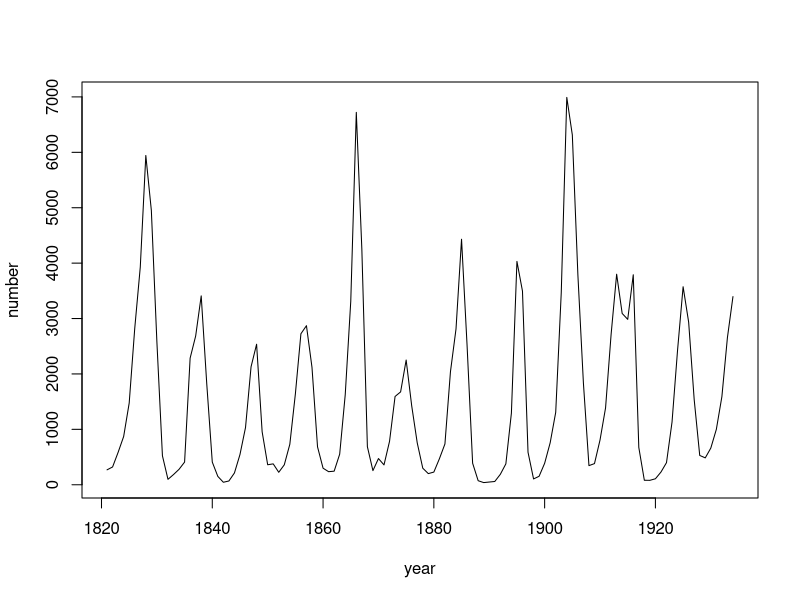
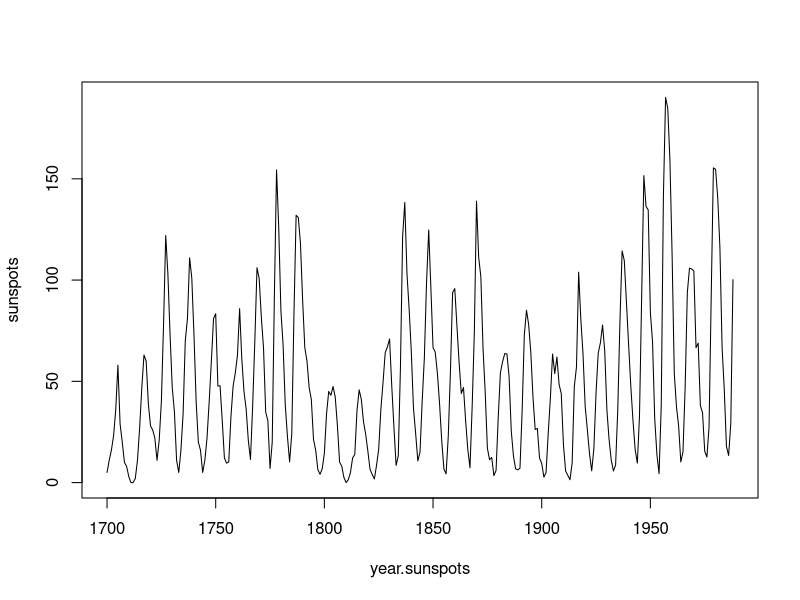
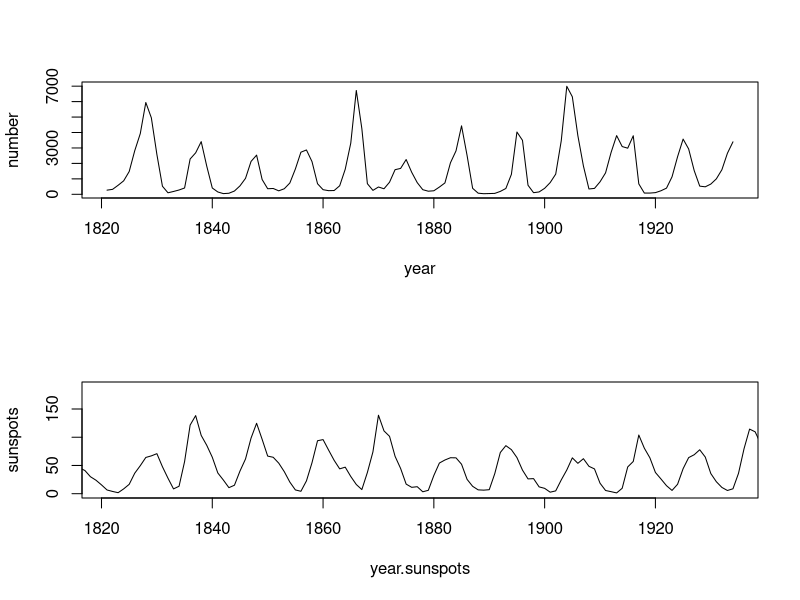

The R source for these figures, in order:
## ---- chunk 1
number <- as.vector(lynx)
## ---- chunk 2
year <- 1821:1934
## ---- chunk 3
plot(number ~ year, type = "l")
## ---- chunk 4
data(sunspot.year)
## ---- chunk 5
sunspots <- as.vector(sunspot.year)
## ---- chunk 6
year.sunspots <- 1700:1988
## ---- chunk 7
plot(sunspots ~ year.sunspots, type = "l")
## ---- chunk 8
par(mfrow = c(2,1))
plot(number ~ year, type = "l")
plot(sunspots ~ year.sunspots, type = "l",xlim = c(1821, 1934))
